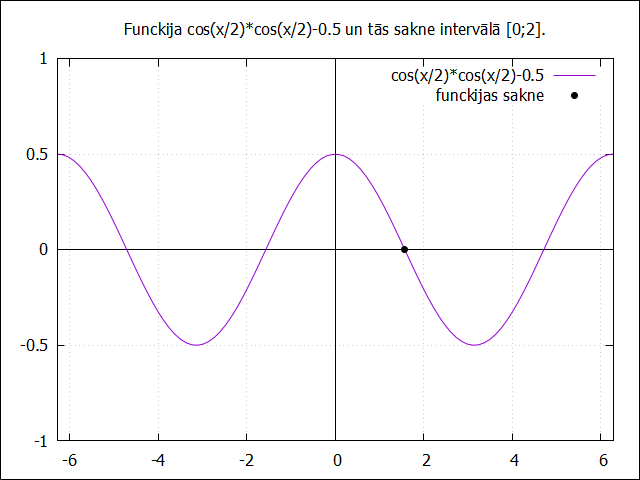

Write gnuplot code to recreate this figure.
#!/usr/bin/gnuplot -persist
set terminal pngcairo transparent #enhanced font "arial,10" fontscale 1.0 size 600, 400
set output 'roots.png'
set xrange [-2*pi:2*pi]
set yrange [-1:1]
set title "Funckija cos(x/2)*cos(x/2)-0.5 un tās sakne intervālā [0;2]."
set object 1 rectangle from screen 0,0 to screen 1,1 fillcolor rgb 'white' behind #lai redzetu grafiku VSC
set grid
set xzeroaxis linetype -1
set yzeroaxis linetype -1
plot cos(x/2)*cos(x/2)-0.5 with lines title "cos(x/2)*cos(x/2)-0.5", \
          "saknes.dat" title "funckijas sakne"linetype 7 linecolor 0